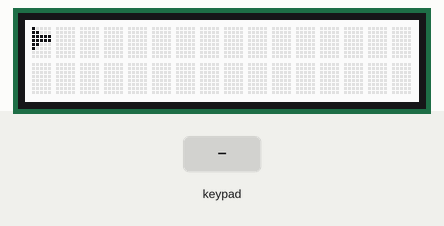
Simulated run of this sketch. Board: Arduino Uno, built with avr-gcc and run on an emulated ATmega328P. Shown: 16×2 character LCD. The test bench sets the inputs (shaded band).

Above: at 1.2 s.
1.3 s: key 'S' pressed
At 1.88 s:
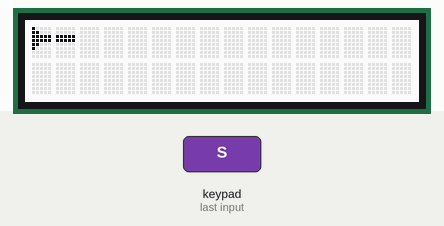
4.3 s: key 'D' pressed
At 4.85 s:
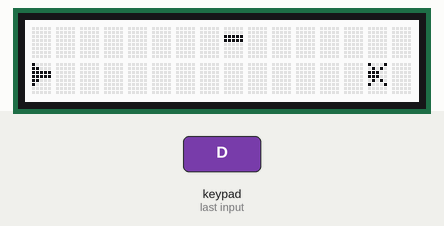
7.3 s: key 'S' pressed
At 7.87 s:
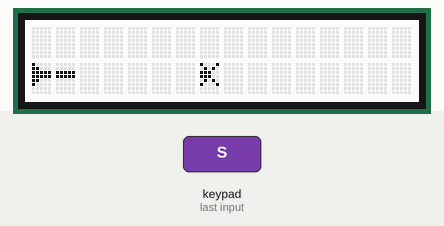
Timing chart, 0 to 10.3 s (numbered marks = the images above; inputs shaded):
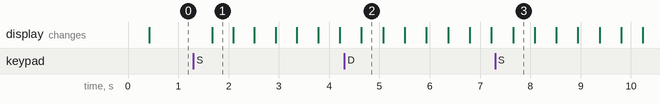

Measured:
- after the input at 1.3 s, the display: changes after 0.37 s (image 1)
- after the input at 4.3 s, the display: changes after 0.34 s (image 2)
- after the input at 7.3 s, the display: changes after 0.36 s (image 3)
- what the display in image 1 shows lasts 0.4 s, from 1.7 s to 2.1 s

The sketch:

displaygame.ino
```cpp
#include <Wire.h>
#include <Adafruit_MCP23017.h>
#include <Adafruit_RGBLCDShield.h>
Adafruit_RGBLCDShield lcd = Adafruit_RGBLCDShield();
#define WHITE 0x7
int row = 0;
int col = 0;
int rowd = 0;
int cold = 0;
int srow = 0;
int scol = 0;
int scold = 1;
int erow = 0;
int ecol = 0;
int ecold = -1;
unsigned long lastshow = 0;
unsigned long lastenemy = 0;
bool shot = false;
bool enemy = false;

void setup() {
  Serial.begin(9600);
  lcd.begin(16, 2);
  lcd.setBacklight(WHITE);
}

uint8_t i=0;
void loop() {
  //if(millis() >= lastshow+100 & rowd!= 0 || cold!= 0 || shot){
   if(millis() >= lastenemy+4000 & enemy == false){
      enemy = true;
      ecol = 16;
      erow = 1;
    };
  if(millis() >= lastshow+400){
     lastshow = millis();
     lcd.clear();

   if(enemy){
   byte ene[8] = {
    B10001,
    B01010,
    B11100,
    B11100,
    B01010,
    B10001,
  };
  ecol = ecol+ecold;
  if(ecol<0){
    enemy = false;
    }
  if(scol>15){ecol = 15;}


    lcd.createChar(2,ene);
    lcd.setCursor(ecol,erow);
    lcd.write((byte)2);
   }


  byte ship[8] = {
    B10000,
    B11000,
    B11111,
    B11111,
    B11000,
    B10000,
  };

  row = row+rowd;
  if(row<0){row=0;}
  if(row>1){row=1;}
  col = col+cold;
  if(col<0){col=0;}
  if(col>15){col=15;}

  rowd=0;
  cold=0;

  scol = scol+scold;
  if(scol<0){scol=0;}
  if(scol>15){
    shot = false;
    }


  lcd.createChar(0,ship);
  lcd.setCursor(col, row);
  lcd.write((byte)0);

   if(shot){
   byte bul[8] = {
    B00000,
    B00000,
    B11111,
    B11111,
    B00000,
    B00000,
  };


    lcd.createChar(1,bul);
    lcd.setCursor(scol,srow);
    lcd.write((byte)1);
   }


  //Serial.println(row);
  //Serial.println(col);

  }

  uint8_t buttons = lcd.readButtons();
  if (buttons) {
    }
    if (buttons & BUTTON_DOWN) {
      rowd = 1;
    }
    if (buttons & BUTTON_LEFT) {
      cold = -1;
    }
    if (buttons & BUTTON_RIGHT) {
      cold = 1;
    }
    if (buttons & BUTTON_UP) {
      rowd = -1;
    }
    if (buttons & BUTTON_SELECT){
      shot = true;
      scol = col;
      srow = row;
    }
    delay(50);
}
```
